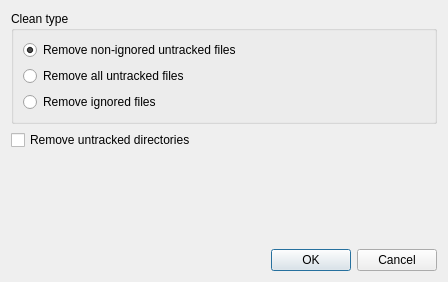
<?xml version="1.0" encoding="UTF-8"?>
<ui version="4.0">
 <class>CleanupDialog</class>
 <widget class="QDialog" name="CleanupDialog">
  <property name="geometry">
   <rect>
    <x>0</x>
    <y>0</y>
    <width>448</width>
    <height>282</height>
   </rect>
  </property>
  <property name="windowTitle">
   <string>Cleanup repo</string>
  </property>
  <property name="windowIcon">
   <iconset theme="gitklient"/>
  </property>
  <layout class="QVBoxLayout" name="verticalLayout_2">
   <item>
    <widget class="QGroupBox" name="groupBox">
     <property name="title">
      <string>Clean type</string>
     </property>
     <layout class="QVBoxLayout" name="verticalLayout">
      <item>
       <widget class="QRadioButton" name="radioButtonNonIgnoredUntrackedFiles">
        <property name="text">
         <string>Remove non-ignored untracked files</string>
        </property>
        <property name="checked">
         <bool>true</bool>
        </property>
       </widget>
      </item>
      <item>
       <widget class="QRadioButton" name="radioButtonAllUntrackedFiles">
        <property name="text">
         <string>Remove all untracked files</string>
        </property>
       </widget>
      </item>
      <item>
       <widget class="QRadioButton" name="radioButtonRemoveAllIgnoredFiles">
        <property name="text">
         <string>Remove ignored files</string>
        </property>
       </widget>
      </item>
     </layout>
    </widget>
   </item>
   <item>
    <widget class="QCheckBox" name="checkBoxRemoveDirectories">
     <property name="text">
      <string>Remove untracked directories</string>
     </property>
    </widget>
   </item>
   <item>
    <spacer name="verticalSpacer">
     <property name="orientation">
      <enum>Qt::Vertical</enum>
     </property>
     <property name="sizeHint" stdset="0">
      <size>
       <width>20</width>
       <height>70</height>
      </size>
     </property>
    </spacer>
   </item>
   <item>
    <widget class="QDialogButtonBox" name="buttonBox">
     <property name="orientation">
      <enum>Qt::Horizontal</enum>
     </property>
     <property name="standardButtons">
      <set>QDialogButtonBox::Cancel|QDialogButtonBox::Ok</set>
     </property>
    </widget>
   </item>
  </layout>
 </widget>
 <resources/>
 <connections>
  <connection>
   <sender>buttonBox</sender>
   <signal>accepted()</signal>
   <receiver>CleanupDialog</receiver>
   <slot>accept()</slot>
   <hints>
    <hint type="sourcelabel">
     <x>248</x>
     <y>254</y>
    </hint>
    <hint type="destinationlabel">
     <x>157</x>
     <y>274</y>
    </hint>
   </hints>
  </connection>
  <connection>
   <sender>buttonBox</sender>
   <signal>rejected()</signal>
   <receiver>CleanupDialog</receiver>
   <slot>reject()</slot>
   <hints>
    <hint type="sourcelabel">
     <x>316</x>
     <y>260</y>
    </hint>
    <hint type="destinationlabel">
     <x>286</x>
     <y>274</y>
    </hint>
   </hints>
  </connection>
 </connections>
</ui>
